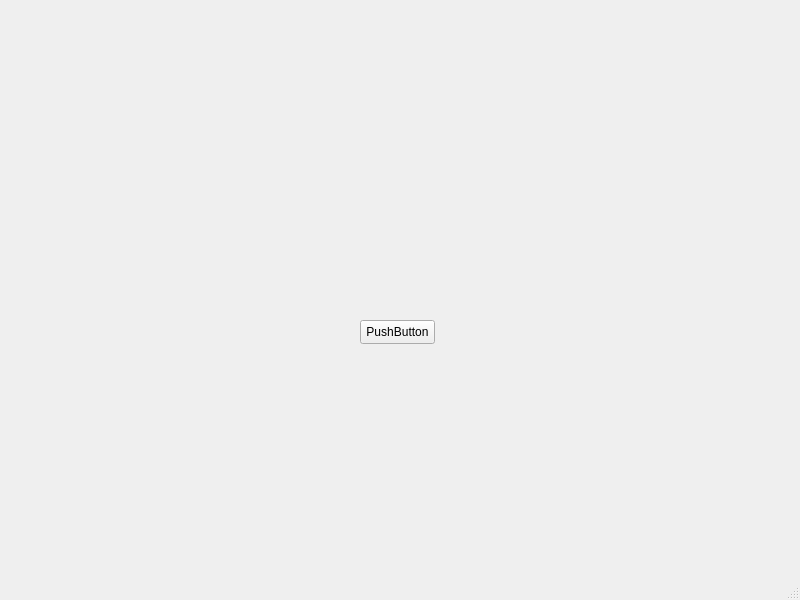
<?xml version="1.0" encoding="UTF-8"?>
<ui version="4.0">
    <class>MainWindow</class>
    <widget class="QMainWindow" name="MainWindow">
        <property name="geometry">
            <rect>
                <x>0</x>
                <y>0</y>
                <width>800</width>
                <height>600</height>
            </rect>
        </property>
        <property name="windowTitle">
            <string>MainWindow</string>
        </property>
        <widget class="QWidget" name="centralwidget">
            <widget class="QPushButton" name="pushButton">
                <property name="geometry">
                    <rect>
                        <x>360</x>
                        <y>320</y>
                        <width>75</width>
                        <height>24</height>
                    </rect>
                </property>
                <property name="text">
                    <string>PushButton</string>
                </property>
            </widget>
        </widget>
        <widget class="QMenuBar" name="menubar">
            <property name="geometry">
                <rect>
                    <x>0</x>
                    <y>0</y>
                    <width>800</width>
                    <height>22</height>
                </rect>
            </property>
        </widget>
        <widget class="QStatusBar" name="statusbar"/>
    </widget>
    <resources/>
    <connections/>
</ui>
